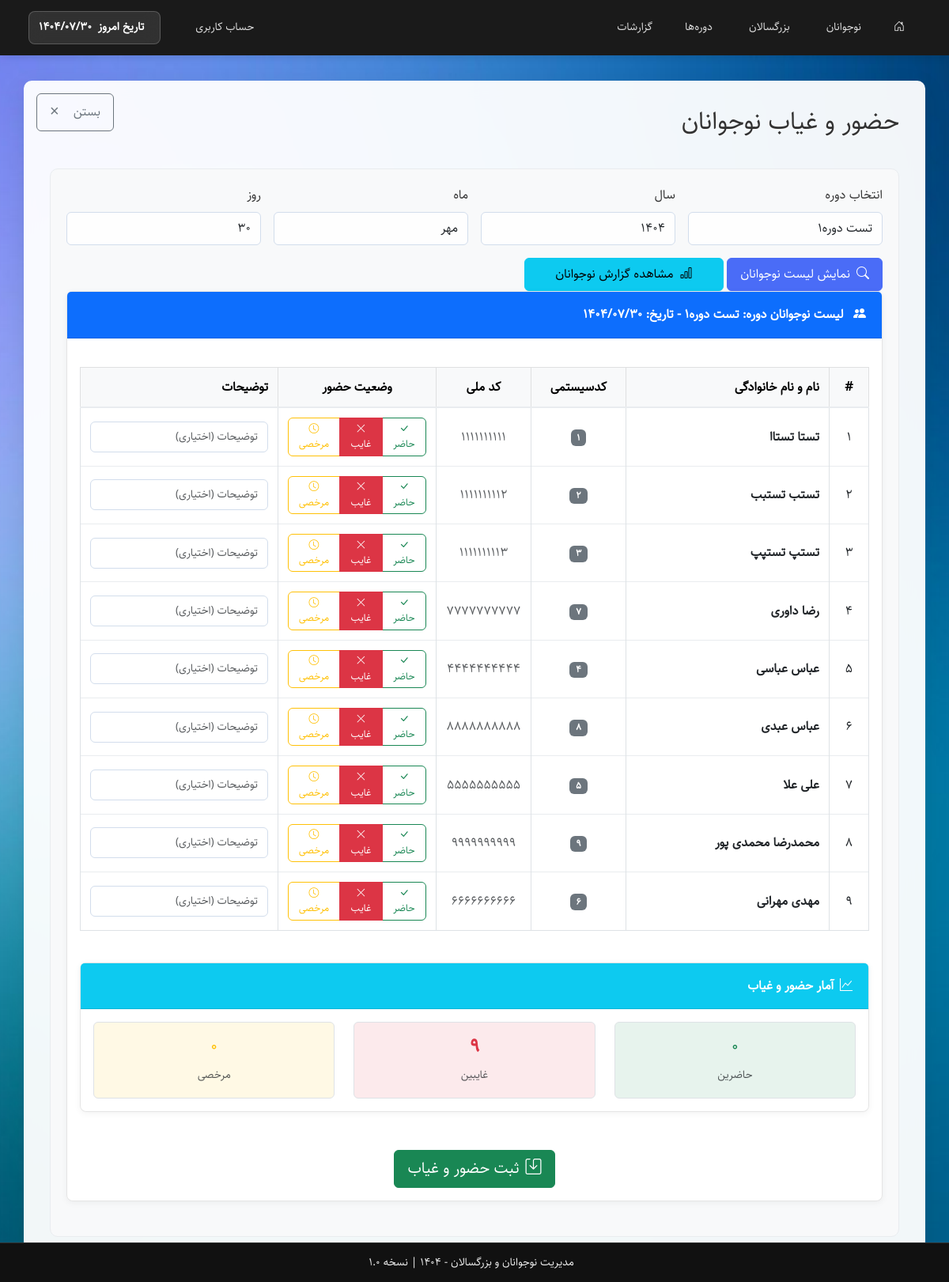
The page /includes/rollcallteen.php?class_id=1 (signed in) on the database its author committed.
### tables this page shows
CREATE TABLE `class` (
  `ClassID` int(11) NOT NULL,
  `ClassName` varchar(100) NOT NULL COMMENT 'نام دوره',
  `ClassDateStart` date DEFAULT NULL COMMENT 'تاریخ شروع دوره',
  `ClassDateEnd` date DEFAULT NULL COMMENT 'تاریخ پایان دوره',
  `ClassTime` varchar(20) DEFAULT NULL COMMENT 'ساعت دوره',
  `ClassTeacher` varchar(100) DEFAULT NULL COMMENT 'مربی دوره',
  `ClassPlace` varchar(100) DEFAULT NULL COMMENT 'مکان دوره',
  `ClassDescription` text DEFAULT NULL COMMENT 'توضیحات دوره',
  `CalssUsers` text DEFAULT NULL COMMENT 'کاربران دوره',
  `UserType` enum('teen','adult') DEFAULT 'teen'
);

CREATE TABLE `teen` (
  `TeenID` int(11) NOT NULL,
  `TeenSysCode` varchar(20) NOT NULL COMMENT 'کدسیستمی',
  `TeenMelli` varchar(10) NOT NULL COMMENT 'کدملی',
  `TeenName` varchar(50) NOT NULL COMMENT 'نام',
  `TeenFamily` varchar(50) NOT NULL COMMENT 'نام خانوادگی',
  `TeenFather` varchar(50) NOT NULL COMMENT 'نام پدر',
  `TeenMobile1` varchar(11) DEFAULT NULL COMMENT 'موبایل 1',
  `TeenMobile2` varchar(11) DEFAULT NULL COMMENT 'موبایل 2',
  `TeenDateBirth` date DEFAULT NULL COMMENT 'تاریخ تولد',
  `TeenRegDate` date DEFAULT NULL COMMENT 'تاریخ ثبت نام',
  `TeenStatus` enum('عادی','فعال','تعلیق') NOT NULL DEFAULT 'عادی' COMMENT 'وضعیت',
  `TeenPlaceBirth` varchar(100) DEFAULT NULL COMMENT 'محل تولد',
  `TeenPlaceCerti` varchar(100) DEFAULT NULL COMMENT 'محل صدور',
  `TeenBloodType` enum('O+','O-','A+','A-','B+','B-','AB+','AB-') DEFAULT NULL COMMENT 'گروه خونی',
  `TeenEducation` enum('اول ابتدایی','دوم ابتدایی','سوم ابتدایی','چهارم ابتدایی','پنجم ابتدایی','ششم ابتدایی','هفتم','هشتم','نهم','دهم','یازدهم','دوازدهم','فارغ التحصیل','دانشجو','دیپلم','فوق دیپلم','لیسانس','فوق لیسانس','دکتری','سایر') DEFAULT NULL COMMENT 'تحصیلات',
  `TeenAddress` text DEFAULT NULL COMMENT 'آدرس',
  `TeenZipCode` varchar(10) DEFAULT NULL COMMENT 'کدپستی',
  `TeenImage` varchar(255) DEFAULT NULL COMMENT 'تصویر پروفایل',
  `TeenCreated` timestamp NOT NULL DEFAULT current_timestamp(),
  `TeenUpdated` timestamp NOT NULL DEFAULT current_timestamp() ON UPDATE current_timestamp(),
  `TeenCity` varchar(100) DEFAULT NULL COMMENT 'شهر',
  `TeenBankName` varchar(100) DEFAULT NULL COMMENT 'نام بانک',
  `TeenAccountNumber` varchar(30) DEFAULT NULL COMMENT 'شماره حساب',
  `TeenCardNumber` varchar(20) DEFAULT NULL COMMENT 'شماره کارت',
  `TeenShebaNumber` varchar(30) DEFAULT NULL COMMENT 'شماره شبا',
  `TeenActiveDate` date DEFAULT NULL COMMENT 'تاریخ ثبت فعال',
  `TeenSuspendDate` date DEFAULT NULL COMMENT 'تاریخ ثبت تعلیق'
);

### includes/rollcallteen.php (the view, shortened to what the rows shown need)
<?php
require_once __DIR__ . '/../config/database.php';
function gregorianToShamsi($gregorianDate) {
    $timestamp = strtotime($gregorianDate);
    $jdate = gregorian_to_jalali(date('Y', $timestamp), date('m', $timestamp), date('d', $timestamp));
    return $jdate[0] . '/' . sprintf('%02d', $jdate[1]) . '/' . sprintf('%02d', $jdate[2]);
}
function gregorian_to_jalali($g_y, $g_m, $g_d) {
    $g_days_in_month = array(31, 28, 31, 30, 31, 30, 31, 31, 30, 31, 30, 31);
    $j_days_in_month = array(31, 31, 31, 31, 31, 31, 30, 30, 30, 30, 30, 29);
    $gy = $g_y - 1600;
    $gm = $g_m - 1;
    $gd = $g_d - 1;
    $g_day_no = 365 * $gy + floor(($gy + 3) / 4) - floor(($gy + 99) / 100) + floor(($gy + 399) / 400);
    for ($i = 0; $i < $gm; ++$i)
        $g_day_no += $g_days_in_month[$i];
    $g_day_no += $gd;
    $j_day_no = $g_day_no - 79;
    $j_np = floor($j_day_no / 12053);
    $j_day_no = $j_day_no % 12053;
    $jy = 979 + 33 * $j_np + 4 * floor($j_day_no / 1461);
    $j_day_no %= 1461;
    if ($j_day_no >= 366) {
        $jy += floor(($j_day_no - 1) / 365);
        $j_day_no = ($j_day_no - 1) % 365;
    }
    for ($i = 0; $i < 11 && $j_day_no >= $j_days_in_month[$i]; ++$i)
        $j_day_no -= $j_days_in_month[$i];
    $jm = $i + 1;
    $jd = $j_day_no + 1;
    return array($jy, $jm, $jd);
}
$conn->query("CREATE TABLE IF NOT EXISTS `rollcallteen` (
  `RollcallteenID` int(11) NOT NULL AUTO_INCREMENT,
  `ClassID` int(11) NOT NULL,
  `TeenID` int(11) NOT NULL,
  `RollcallteenDate` date NOT NULL,
  `RollcallteenDay` varchar(20) NOT NULL COMMENT 'نام روز هفته',
  `Status` enum('present','absent','excused') NOT NULL DEFAULT 'present',
  `Notes` text DEFAULT NULL,
  `CreatedAt` timestamp NOT NULL DEFAULT current_timestamp(),
  PRIMARY KEY (`RollcallteenID`),
  UNIQUE KEY `unique_Rollcallteen` (`ClassID`,`TeenID`,`RollcallteenDate`)
) ENGINE=InnoDB DEFAULT CHARSET=utf8mb4 COLLATE=utf8mb4_unicode_ci;");
$errors = [];
$classId = $_GET['class_id'] ?? 0;
$selectedYear = $_GET['year'] ?? '';
$selectedMonth = $_GET['month'] ?? '';
$selectedDay = $_GET['day'] ?? '';
$currentShamsiDate = gregorianToShamsi(date('Y-m-d'));
$currentParts = explode('/', $currentShamsiDate);
$currentYear = $currentParts[0] ?? '1400';
$currentMonth = $currentParts[1] ?? '01';
$currentDay = $currentParts[2] ?? '01';
if (!$selectedYear) $selectedYear = $currentYear;
if (!$selectedMonth) $selectedMonth = $currentMonth;
if (!$selectedDay) $selectedDay = $currentDay;
$classData = [];
$teens = [];
$RollcallteenData = [];
if ($classId && $selectedYear && $selectedMonth && $selectedDay) {
    $stmt = $conn->prepare("SELECT * FROM `Class` WHERE ClassID = ?");
    $stmt->bind_param('i', $classId);
    $stmt->execute();
    $result = $stmt->get_result();
    if ($result->num_rows > 0) {
        $classData = $result->fetch_assoc();
        $classUsers = json_decode($classData['CalssUsers'] ?? '[]', true);
        $teenIds = [];
        foreach ($classUsers as $user) {
            if ($user['type'] === 'teen') {
                $teenIds[] = $user['id'];
            }
        }
        if (!empty($teenIds)) {
            $placeholders = str_repeat('?,', count($teenIds) - 1) . '?';
            $stmt = $conn->prepare("SELECT * FROM `Teen` WHERE TeenID IN ($placeholders) ORDER BY TeenFamily, TeenName");
            $stmt->bind_param(str_repeat('i', count($teenIds)), ...$teenIds);
            $stmt->execute();
            $teens = $stmt->get_result()->fetch_all(MYSQLI_ASSOC);
        }
    } else {
        $errors[] = 'دوره مورد نظر یافت نشد.';
    }
}
?>
<!DOCTYPE html>
<html lang="fa" dir="rtl">
<head>
    <link href="../assets/css/bootstrap.rtl.min.css" rel="stylesheet" />
    <link href="../assets/css/bootstrap-icons.css" rel="stylesheet" />
    <link href="../assets/css/style.css" rel="stylesheet" />
</head>
<body class="class-management-page">
<div class="container main-container">
    <div class="content-box">
        <div class="d-flex justify-content-between align-items-center mb-4">
            <div class="d-flex justify-content-start align-items-center mb-3">
                <h2 class="mb-0">حضور و غیاب نوجوانان</h2>
            </div>
        </div>
        <?php if ($classId && $selectedYear && $selectedMonth && $selectedDay && !empty($teens)): ?>
        <form method="post" id="rollcallteen-form">
            <div class="card">
                <div class="card-header bg-primary text-white">
                    <i class="bi bi-people-fill me-2"></i>
                    لیست نوجوانان دوره: <strong><?php echo htmlspecialchars($classData['ClassName']); ?></strong>
                    - تاریخ: <strong><?php echo $selectedYear . '/' . $selectedMonth . '/' . $selectedDay; ?></strong>
                </div>
                <div class="card-body">
                    <div class="table-responsive rollcallteen-table">
                        <table class="table table-hover table-bordered">
                            <thead class="table-light">
                                <tr>
                                    <th width="50" class="text-center">#</th>
                                    <th>نام و نام خانوادگی</th>
                                    <th width="120" class="text-center">کدسیستمی</th>
                                    <th width="120" class="text-center">کد ملی</th>
                                    <th width="200" class="text-center">وضعیت حضور</th>
                                    <th width="250">توضیحات</th>
                                </tr>
                            </thead>
                            <tbody>
                                <?php foreach ($teens as $index => $teen):
                                    $rollcallteen = $RollcallteenData[$teen['TeenID']] ?? [];
                                ?>
                                <tr>
                                    <td class="text-center"><?php echo $index + 1; ?></td>
                                    <td>
                                        <strong><?php echo htmlspecialchars($teen['TeenName'] . ' ' . $teen['TeenFamily']); ?></strong>
                                    </td>
                                    <td class="text-center">
                                        <span class="badge bg-secondary"><?php echo htmlspecialchars($teen['TeenSysCode']); ?></span>
                                    </td>
                                    <td class="text-center">
                                        <span class="text-muted"><?php echo htmlspecialchars($teen['TeenMelli']); ?></span>
                                    </td>
                                    <td class="text-center">
                                        <div class="btn-group btn-group-sm" role="group">
                                            <label class="btn btn-outline-success" for="present_<?php echo $teen['TeenID']; ?>">
                                                <i class="bi bi-check-lg"></i> حاضر
                                            </label>
                                            <label class="btn btn-outline-danger" for="absent_<?php echo $teen['TeenID']; ?>">
                                                <i class="bi bi-x-lg"></i> غایب
                                            </label>
                                            <label class="btn btn-outline-warning" for="excused_<?php echo $teen['TeenID']; ?>">
                                                <i class="bi bi-clock"></i> مرخصی
                                            </label>
                                        </div>
                                    </td>
                                    <td>
                                        <input type="text" name="notes[<?php echo $teen['TeenID']; ?>]"
                                               class="form-control form-control-sm"
                                               placeholder="توضیحات (اختیاری)"
                                               value="<?php echo htmlspecialchars($rollcallteen['Notes'] ?? ''); ?>">
                                    </td>
                                </tr>
                                <?php endforeach; ?>
                            </tbody>
                        </table>
                    </div>
                    <div class="row mt-4">
                        <div class="col-12">
                            <div class="card">
                                <div class="card-header bg-info text-white">
                                    <i class="bi bi-graph-up me-2"></i>آمار حضور و غیاب
                                </div>
                                <div class="card-body">
                                    <div class="row text-center">
                                        <div class="col-md-4">
                                            <div class="border rounded p-3 bg-success bg-opacity-10 stat-card">
                                                <h4 class="text-success" id="present-count">0</h4>
                                                <small class="text-muted">حاضرین</small>
                                            </div>
                                        </div>
                                        <div class="col-md-4">
                                            <div class="border rounded p-3 bg-danger bg-opacity-10 stat-card">
                                                <h4 class="text-danger" id="absent-count">0</h4>
                                                <small class="text-muted">غایبین</small>
                                            </div>
                                        </div>
                                        <div class="col-md-4">
                                            <div class="border rounded p-3 bg-warning bg-opacity-10 stat-card">
                                                <h4 class="text-warning" id="excused-count">0</h4>
                                                <small class="text-muted">مرخصی</small>
                                            </div>
                                        </div>
                                    </div>
                                </div>
                            </div>
                        </div>
                    </div>
                    <div class="mt-4 text-center">
                        <button type="submit" class="btn btn-success btn-lg">
                            <i class="bi bi-save me-2"></i>ثبت حضور و غیاب
                        </button>
                    </div>
                </div>
            </div>
        </form>
        <?php endif; ?>
    </div>
</div>
</body>
</html>

### rows shown on the page
class: ClassName "تست دوره1"
teen: TeenName+TeenFamily "تستا تستاا", TeenSysCode "1", TeenMelli "1111111111"
teen: TeenName+TeenFamily "تستب تستبب", TeenSysCode "2", TeenMelli "1111111112"
teen: TeenName+TeenFamily "تستپ تستپپ", TeenSysCode "3", TeenMelli "1111111113"
teen: TeenName+TeenFamily "رضا داوری", TeenSysCode "7", TeenMelli "7777777777"
teen: TeenName+TeenFamily "عباس عباسی", TeenSysCode "4", TeenMelli "4444444444"
teen: TeenName+TeenFamily "عباس عبدی", TeenSysCode "8", TeenMelli "8888888888"
teen: TeenName+TeenFamily "علی علا", TeenSysCode "5", TeenMelli "5555555555"
teen: TeenName+TeenFamily "محمدرضا محمدی پور", TeenSysCode "9", TeenMelli "9999999999"
teen: TeenName+TeenFamily "مهدی مهرانی", TeenSysCode "6", TeenMelli "6666666666"

### other values the page prints
$selectedYear "1404"
$selectedMonth "07"
$selectedDay "30"
form field class_id "تست دوره1"
form field year "1404"
form field month "مهر"
form field day "30"
